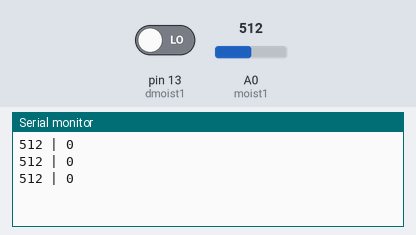
Simulated run of this sketch. Board: Arduino Uno, built with avr-gcc and run on an emulated ATmega328P. Parts: the last lines printed to the serial monitor. Inputs (shaded band) come from the test bench; at power-on: A0 (moist1) = 512, pin 13 (dmoist1) LOW.

Above: at 1.3 s.
1.4 s: A0 (moist1) set to 716
At 1.9 s:
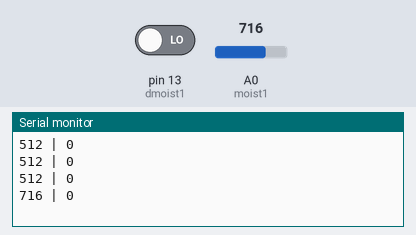
2.9 s: pin 13 (dmoist1) driven HIGH
At 3.4 s:
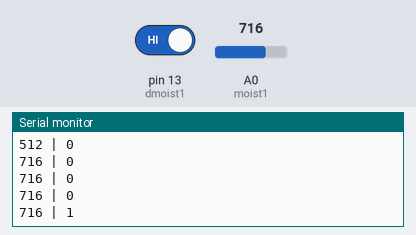
4.4 s: A0 (moist1) set to 900
At 4.9 s:
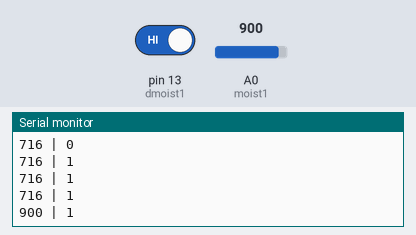
5.9 s: pin 13 (dmoist1) driven LOW
At 6.4 s:
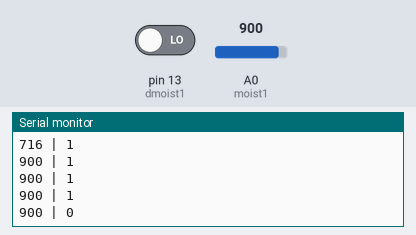
Timing chart, 0 to 8.4 s (numbered marks = the images above; inputs shaded):
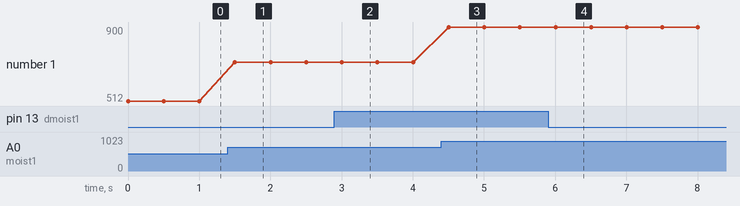

Measured:
- after the input at 1.4 s, the serial monitor: prints a new line after 0.10 s (image 1)
- after the input at 2.9 s, the serial monitor: prints a new line after 0.10 s (image 2)
- after the input at 4.4 s, the serial monitor: prints a new line after 0.10 s (image 3)
- after the input at 5.9 s, the serial monitor: prints a new line after 0.11 s (image 4)
- plotted number 1: 512 → 716 after the input at 1.4 s, 716 → 900 after the input at 4.4 s

The sketch:

Test_Soil_Moisture.ino
```cpp
#define moist1 A0
#define moist2 A2

#define dmoist1 13
#define dmoist2 12

void setup() {
  Serial.begin(9600);

  pinMode(dmoist1, INPUT);
  pinMode(dmoist2, INPUT);
}

void loop() {
  Serial.print(analogRead(moist1));
  Serial.print(" | ");
  Serial.println(digitalRead(dmoist1));

  delay(500);
}
```
